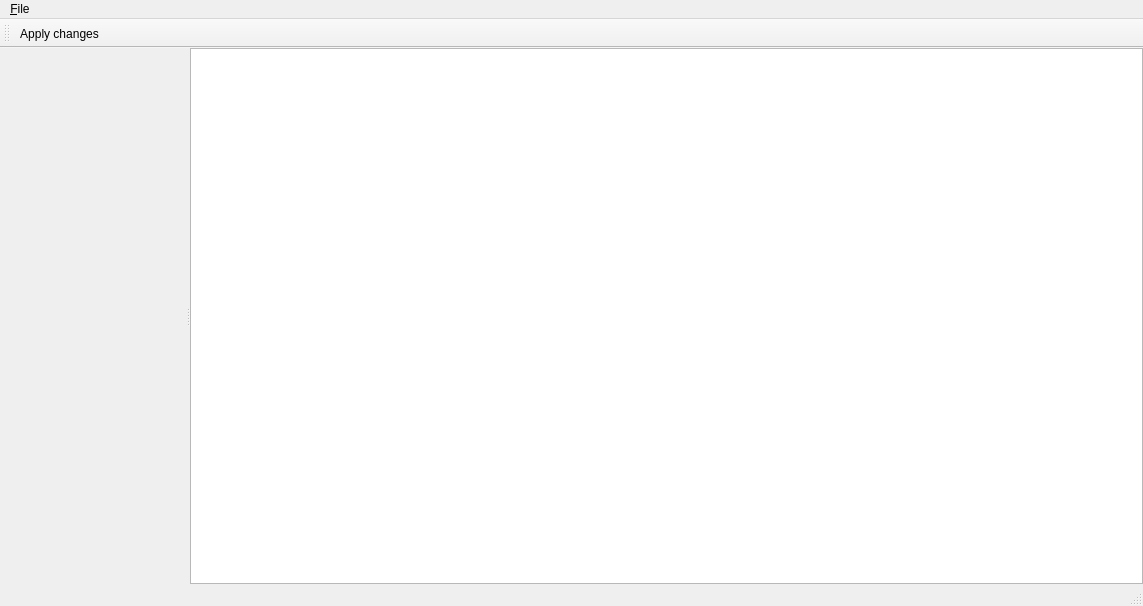
<?xml version="1.0" encoding="UTF-8"?>
<ui version="4.0">
 <class>MainWindow</class>
 <widget class="QMainWindow" name="MainWindow">
  <property name="geometry">
   <rect>
    <x>0</x>
    <y>0</y>
    <width>1143</width>
    <height>606</height>
   </rect>
  </property>
  <property name="windowTitle">
   <string>Zusi Package Manager</string>
  </property>
  <property name="windowIcon">
   <iconset resource="zpm.qrc">
    <normaloff>:/zpm/icons/packagemanager.png</normaloff>:/zpm/icons/packagemanager.png</iconset>
  </property>
  <widget class="QWidget" name="centralWidget">
   <layout class="QVBoxLayout" name="verticalLayout">
    <property name="margin">
     <number>0</number>
    </property>
    <item>
     <widget class="QSplitter" name="splitter">
      <property name="orientation">
       <enum>Qt::Horizontal</enum>
      </property>
      <widget class="QWidget" name="widget" native="true">
       <property name="sizePolicy">
        <sizepolicy hsizetype="Expanding" vsizetype="Preferred">
         <horstretch>1</horstretch>
         <verstretch>0</verstretch>
        </sizepolicy>
       </property>
      </widget>
      <widget class="QTreeView" name="treeView">
       <property name="sizePolicy">
        <sizepolicy hsizetype="Expanding" vsizetype="Expanding">
         <horstretch>2</horstretch>
         <verstretch>0</verstretch>
        </sizepolicy>
       </property>
       <property name="contextMenuPolicy">
        <enum>Qt::CustomContextMenu</enum>
       </property>
       <property name="styleSheet">
        <string notr="true">QTreeView::indicator
{
	/* Match check box size to size of the icons used for the check boxes */
	width: 22px;
	height: 16px;
    image: none;
}</string>
       </property>
       <property name="editTriggers">
        <set>QAbstractItemView::NoEditTriggers</set>
       </property>
       <property name="selectionMode">
        <enum>QAbstractItemView::ExtendedSelection</enum>
       </property>
       <property name="iconSize">
        <size>
         <width>16</width>
         <height>16</height>
        </size>
       </property>
       <property name="textElideMode">
        <enum>Qt::ElideMiddle</enum>
       </property>
       <property name="uniformRowHeights">
        <bool>true</bool>
       </property>
       <attribute name="headerDefaultSectionSize">
        <number>200</number>
       </attribute>
      </widget>
     </widget>
    </item>
   </layout>
  </widget>
  <widget class="QMenuBar" name="menuBar">
   <property name="geometry">
    <rect>
     <x>0</x>
     <y>0</y>
     <width>1143</width>
     <height>19</height>
    </rect>
   </property>
   <widget class="QMenu" name="menuDatei">
    <property name="title">
     <string>&amp;File</string>
    </property>
    <addaction name="action_load_xml"/>
    <addaction name="action_apply_changes"/>
   </widget>
   <addaction name="menuDatei"/>
  </widget>
  <widget class="QToolBar" name="mainToolBar">
   <attribute name="toolBarArea">
    <enum>TopToolBarArea</enum>
   </attribute>
   <attribute name="toolBarBreak">
    <bool>false</bool>
   </attribute>
   <addaction name="action_apply_changes"/>
  </widget>
  <widget class="QStatusBar" name="statusBar"/>
  <action name="action_apply_changes">
   <property name="text">
    <string>&amp;Apply changes</string>
   </property>
  </action>
  <action name="action_load_xml">
   <property name="text">
    <string>Load &amp;XML</string>
   </property>
  </action>
 </widget>
 <layoutdefault spacing="6" margin="11"/>
 <resources>
  <include location="zpm.qrc"/>
 </resources>
 <connections>
  <connection>
   <sender>action_load_xml</sender>
   <signal>triggered()</signal>
   <receiver>MainWindow</receiver>
   <slot>loadRepoData()</slot>
   <hints>
    <hint type="sourcelabel">
     <x>-1</x>
     <y>-1</y>
    </hint>
    <hint type="destinationlabel">
     <x>198</x>
     <y>148</y>
    </hint>
   </hints>
  </connection>
 </connections>
 <slots>
  <slot>loadRepoData()</slot>
 </slots>
</ui>
